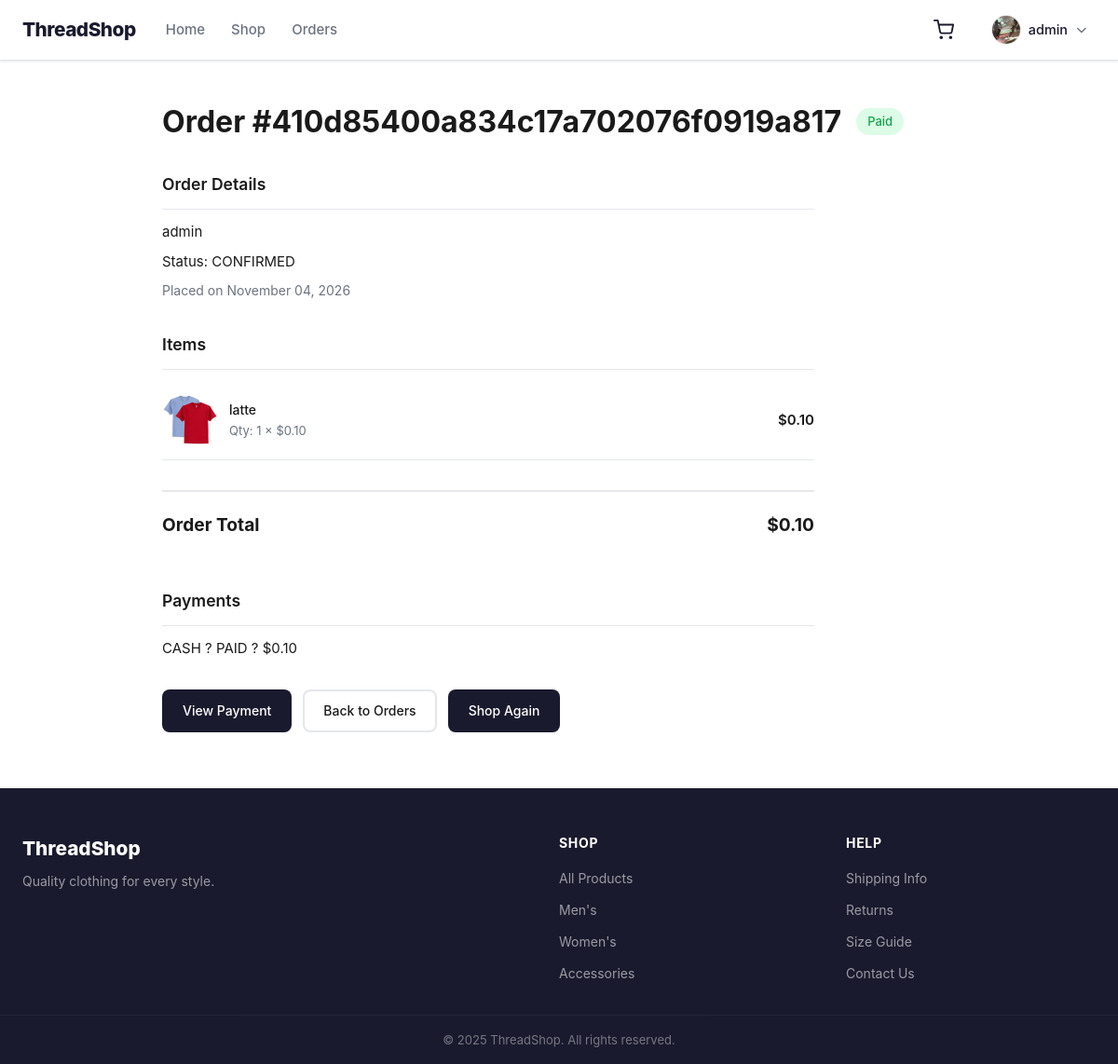
/orders/410d85400a834c17a702076f0919a817 (signed in), run on the app's committed database.
### app/models/order.py (models this page shows)
class Order(BaseDocument):
	__tablename__ = "orders"
	failure_reason = db.Column(db.Text, nullable=True)
	user_id = db.Column(
		db.String(32),
		db.ForeignKey("users.id"),
		nullable=False
	)
	username = db.Column(
		db.String(255),
		nullable=False
	)
	total_amount = db.Column(
		db.Numeric(12, 2),
		nullable=False
	)
	status = db.Column(
		db.Enum(OrderStatus),
		nullable=False,
		default=OrderStatus.PENDING
	)
	items = db.relationship(
		"OrderItem",
		back_populates="order",
		cascade="all, delete-orphan"
	)
	payments = db.relationship(
		"Payment",
		back_populates="order"
	)
	__table_args__ = (
		db.CheckConstraint(
			"total_amount >= 0.0",
			name="ck_order_total_min"
		),
	)

### app/models/order_item.py (models this page shows)
class OrderItem(BaseDocument):
	__tablename__ = "order_items"
	stock_snapshot = db.Column(db.Integer, nullable=True)
	order_id = db.Column(
		db.String(32),
		db.ForeignKey("orders.id"),
		nullable=False
	)
	product_id = db.Column(
		db.String(32),
		db.ForeignKey("products.id"),
		nullable=True
	)
	product_name = db.Column(
		db.String(255),
		nullable=False
	)
	qty = db.Column(
		db.Integer,
		nullable=False,
		default=0
	)
	price = db.Column(
		db.Numeric(12, 2),
		nullable=False
	)
	subtotal = db.Column(
		db.Numeric(12, 2),
		nullable=True
	)
	order = db.relationship(
		"Order",
		back_populates="items"
	)
	product = db.relationship("Product")
	__table_args__ = (
		db.CheckConstraint(
			"qty > 0",
			name="ck_orderitem_qty_positive"
		),
		db.CheckConstraint(
			"price >= 0.0",
			name="ck_orderitem_price_min"
		),
	)

### app/models/payment.py (models this page shows)
class Payment(BaseDocument):
	__tablename__ = "payments"
	order_id = db.Column(
		db.String(32),
		db.ForeignKey("orders.id"),
		nullable=False
	)
	user_id = db.Column(
		db.String(32),
		db.ForeignKey("users.id"),
		nullable=False
	)
	amount = db.Column(
		db.Numeric(12, 2),
		nullable=False
	)
	status = db.Column(
		db.Enum(PaymentStatus),
		nullable=False,
		default=PaymentStatus.PENDING
	)
	method = db.Column(
		db.Enum(PaymentMethod),
		nullable=False,
		default=PaymentMethod.CASH
	)
	transaction_id = db.Column(
		db.String(255),
		nullable=True
	)
	token = db.Column(
		db.String(255),
		nullable=True
	)
	token_expires_at = db.Column(
		db.DateTime(timezone=True),
		nullable=True
	)
	qr_data = db.Column(
		db.Text,
		nullable=True
	)
	paid_at = db.Column(
		db.DateTime(timezone=True),
		nullable=True
	)
	order = db.relationship(
		"Order",
		back_populates="payments"
	)
	__table_args__ = (
		db.CheckConstraint(
			"amount >= 0.0",
			name="ck_payment_amount_min"
		),
	)

### app/routes/home/orders.py (the view)
@orders_bp.route("/orders/<order_id>")
@login_required
def order_detail(order_id):
    return render_template("home/order_detail.html", order=order_view(owned_order(order_id)))

### app/routes/auth/profile.py (called while the page is built)
@auth_bp.before_app_request
def validate_session_account():
    user_id = session.get("user_id")
    if not user_id:
        return
    user = db.session.get(User, user_id)
    if not user or user.status != UserStatus.ACTIVE or not valid_stamp(user, session.get("auth_stamp")):
        session.clear()
        return
    g.session_user = user

### app/services/auth.py (called while the page is built)
def auth_stamp(user):
    updated = user.updated_at
    if updated and updated.tzinfo:
        updated = updated.astimezone(UTC).replace(tzinfo=None)
    payload = json.dumps([user.id, user.username, user.password, user.image,
                          user.role.value, user.status.value,
                          updated.isoformat(timespec="microseconds") if updated else None])
    key = current_app.config["SECRET_KEY"]
    if isinstance(key, str):
        key = key.encode()
    return hmac.new(key, payload.encode(), hashlib.sha256).hexdigest()

def valid_stamp(user, stamp):
    return isinstance(stamp, str) and hmac.compare_digest(auth_stamp(user), stamp)

### app/services/home/cart.py (called while the page is built, shortened)
def get_cart():
    try:
        cart = json.loads(request.cookies.get("cart", "[]"))
    except (ValueError, TypeError):
        return []
    if not isinstance(cart, list):
        return []
    quantities = {}
    if not quantities:
        return []
    products = Product.query.filter(Product.id.in_(quantities)).all()
    return [{"id": p.id, "qty": quantities[p.id]} for p in products]

def cart_count(cart):
    return sum(entry["qty"] for entry in cart)

### app/services/home/catalog.py (called while the page is built)
def format_price(cents):
    return f"${Decimal(cents) / 100:,.2f}"

def product_data(product):
    image = product.image or ""
    image_url = url_for("static", filename="uploads/products/" + image) if image else url_for("static", filename="img/no-image-available.jpg")
    return {
        "id": product.id, "name": product.name, "description": product.description or "",
        "image": image, "imageUrl": image_url,
        "priceCents": int(product.price * 100), "stock": product.qty,
        "keywords": [product.category.name] if product.category else [],
    }

### app/services/home/order.py (called while the page is built)
def owned_order(order_id):
    return Order.query.filter_by(id=order_id, user_id=session["user_id"]).first_or_404()

### app/services/orders.py (called while the page is built)
def _iso(value):
	if value is None:
		return None
	if value.tzinfo is None:
		value = value.replace(tzinfo=UTC)
	return value.isoformat()

### app/services/payments.py (called while the page is built)
def _iso(value):
	if value is None:
		return None
	if value.tzinfo is None:
		value = value.replace(tzinfo=UTC)
	return value.isoformat()

### templates/home/order_detail.html (shortened to what this page needs)
{% extends "home/base.html" %}
{% block content %}
	<div class="container container--sm">
		<div class="page-header">
			<h1>Order #{{ order.id }}</h1>
			{% if order.status == 'FAILED' %}
				<span class="badge badge--danger">Failed</span>
			{% elif order.get('paid') %}
				<span class="badge badge--success">Paid</span>
			{% else %}
				<span class="badge badge--warning">Pending</span>
			{% endif %}
		</div>
		<div class="order-detail">
			<div class="order-detail__section">
				<h3>Order Details</h3>
				<p>{{ order.username }}</p>
				<p>Status: {{ order.status }}</p>
				<p class="order-detail__date">Placed on {{ order.date }}</p>
			</div>
			<div class="order-detail__section">
				<h3>Items</h3>
				{% for item in order['items'] %}
					<div class="order-summary__item">
						<img src="{{ item.imageUrl }}"
								 alt="{{ item.name }}"
								 onerror="this.src='https://placehold.co/60x60?text=?'">
						<div>
							<p class="order-summary__name">{{ item.name }}</p>
							<p class="order-summary__qty">Qty: {{ item.qty }} &times; {{ item.price }}</p>
						</div>
						<span class="order-summary__price">{{ item.subtotal }}</span>
					</div>
				{% endfor %}
			</div>
			<div class="order-detail__total">
				<span>Order Total</span>
				<span>{{ order.total }}</span>
			</div>
			<div class="order-detail__section">
				<h3>Payments</h3>
				{% for payment in order.payments %}
					<p>{{ payment.method }} ? {{ payment.status }} ? ${{ '%.2f'|format(payment.amount) }}</p>{% endfor %}
			</div>
			<div class="order-detail__actions">
				<a href="{{ url_for('checkout.payment', order_id=order.id) }}"
					 class="btn btn--primary">{{ 'View Payment' if order.paid or order.status == 'FAILED' else 'Continue Payment' }}</a>
				<a href="{{ url_for('orders.orders') }}" class="btn btn--outline">Back to Orders</a>
				<a href="{{ url_for('products.products_page') }}" class="btn btn--primary">Shop Again</a>
			</div>
		</div>
	</div>
{% endblock %}

### static/css/home/style.css (style rules this page uses)
*, *::before, *::after { box-sizing: border-box; margin: 0; padding: 0; }
:root { --color-primary: #1a1a2e; --color-primary-hover: #16213e; --color-accent: #e94560; --color-accent-hover: #c73652; --color-bg: #ffffff; --color-bg-gray: #f7f7f8; --color-text: #1a1a1a; --color-text-muted: #6b7280; --color-border: #e5e7eb; --color-success: #16a34a; --color-warning: #d97706; --color-danger: #dc2626; --radius: 8px; --radius-lg: 12px; --shadow: 0 1px 3px rgba(0,0,0,0.08), 0 1px 2px rgba(0,0,0,0.04); --shadow-md: 0 4px 6px rgba(0,0,0,0.07), 0 2px 4px rgba(0,0,0,0.04); --transition: 0.2s ease; }
body { font-family: -apple-system, BlinkMacSystemFont, 'Segoe UI', Roboto, sans-serif; font-size: 15px; line-height: 1.6; color: var(--color-text); background: var(--color-bg); }
a { color: inherit; text-decoration: none; }
img { display: block; max-width: 100%; }
.container { max-width: 1200px; margin: 0 auto; padding: 0 24px; }
.container--sm { max-width: 900px; }
h1 { font-size: 2rem; font-weight: 700; }
h3 { font-size: 1.1rem; font-weight: 600; }
.btn { display: inline-flex; align-items: center; justify-content: center; padding: 10px 20px; border-radius: var(--radius); font-size: 14px; font-weight: 500; cursor: pointer; border: 2px solid transparent; transition: background var(--transition), color var(--transition), border-color var(--transition); white-space: nowrap; }
.btn--primary { background: var(--color-primary); color: #fff; }
.btn--outline { background: transparent; border-color: var(--color-border); color: var(--color-text); }
.page-header { padding: 40px 0 28px; display: flex; align-items: center; gap: 16px; flex-wrap: wrap; }
.page-header h1 { margin: 0; }
.order-summary__item { display: grid; grid-template-columns: 60px 1fr auto; align-items: center; gap: 12px; padding: 12px 0; border-bottom: 1px solid var(--color-border); }
.order-summary__item img { width: 60px; height: 60px; object-fit: cover; border-radius: var(--radius); }
.order-summary__name { font-size: 14px; font-weight: 500; }
.order-summary__qty { font-size: 13px; color: var(--color-text-muted); }
.order-summary__price { font-weight: 600; }
.order-detail { display: flex; flex-direction: column; gap: 32px; max-width: 700px; }
.order-detail__section { display: flex; flex-direction: column; gap: 8px; }
.order-detail__section h3 { padding-bottom: 12px; border-bottom: 1px solid var(--color-border); margin-bottom: 4px; }
.order-detail__date { font-size: 14px; color: var(--color-text-muted); }
.order-detail__total { display: flex; justify-content: space-between; font-size: 1.2rem; font-weight: 700; padding: 20px 0; border-top: 2px solid var(--color-border); }
.order-detail__actions { display: flex; gap: 12px; }
.badge { padding: 4px 12px; border-radius: 100px; font-size: 13px; font-weight: 500; }
.badge--success { background: #dcfce7; color: #16a34a; }

### data on the page
Order: id "410d85400a834c17a702076f0919a817", username "admin", status "CONFIRMED"
OrderItem: name "latte", qty "1", price "$0.10", subtotal "$0.10"
Payment: method "CASH", status "PAID", amount "0.10"

### other printed values
{{ session.get('username') }} "admin"
{{ order.date }} "November 04, 2026"
{{ order.total }} "$0.10"
